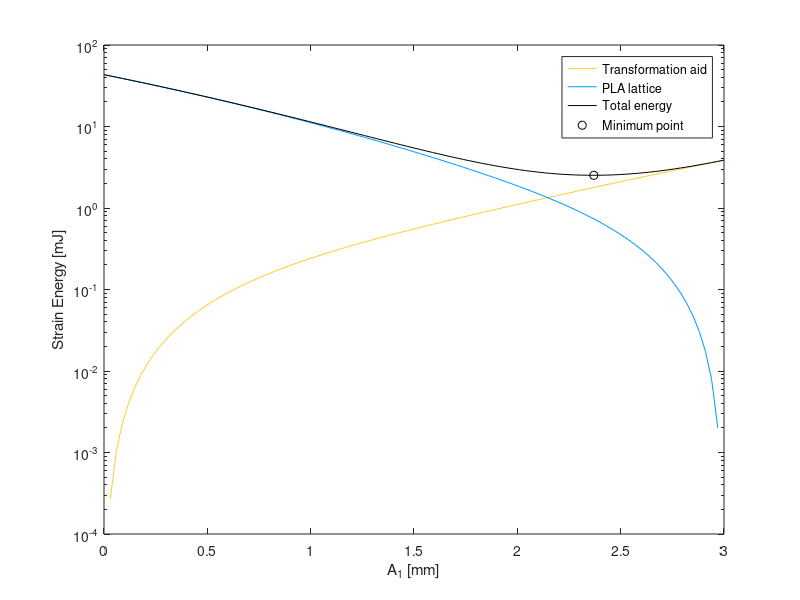
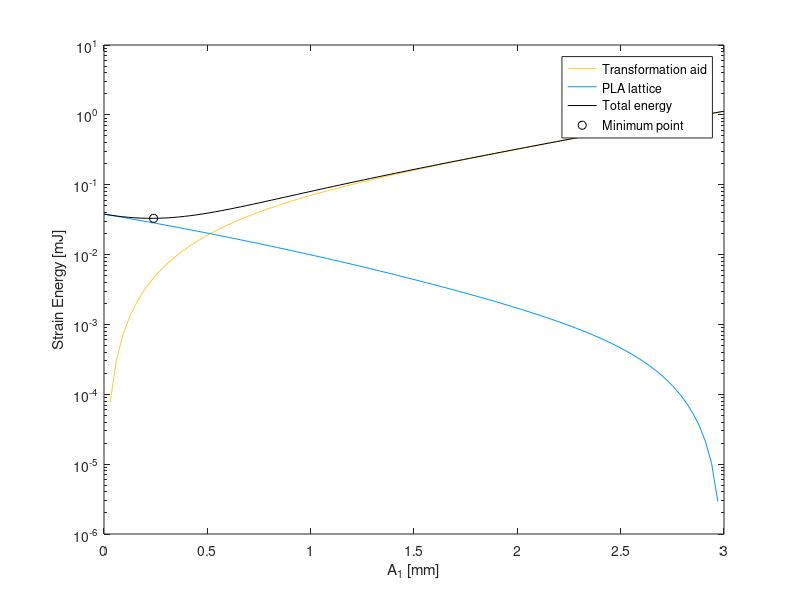
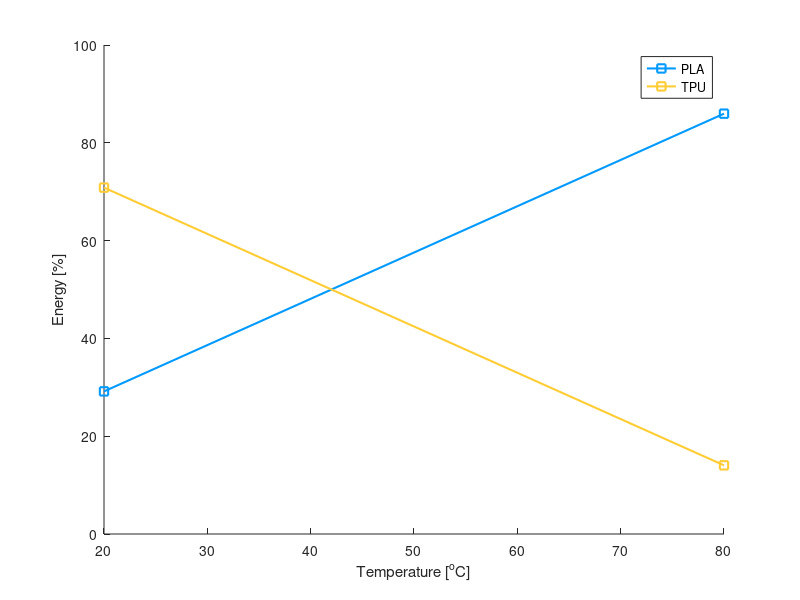
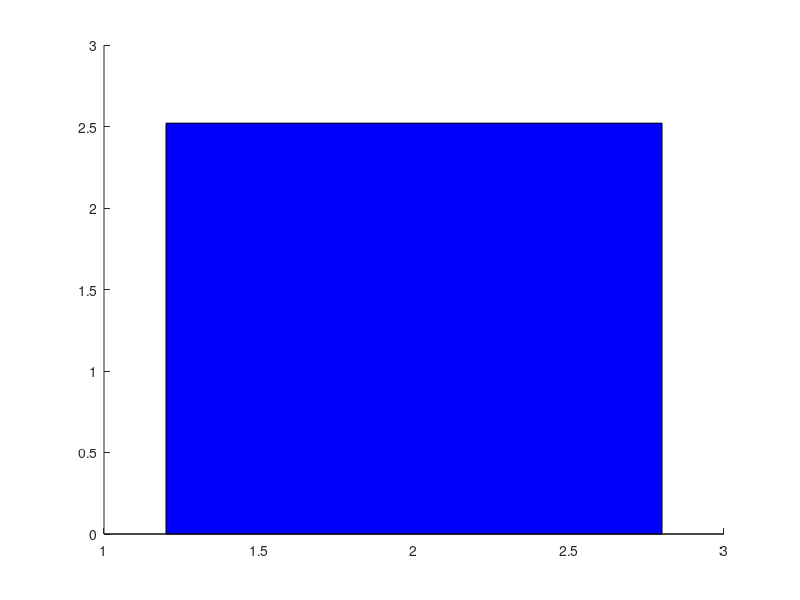

Write the MATLAB code that produced these figures, in order.
clear
clc

SquareMode1TPU=[0,0;0.0300000000000000,0.000264394000000000;0.0600000000000000,0.00104790000000000;0.0900000000000000,0.00233651000000000;0.120000000000000,0.00411691000000000;0.150000000000000,0.00637646000000000;0.180000000000000,0.00910324000000000;0.210000000000000,0.0122860000000000;0.240000000000000,0.0159143000000000;0.270000000000000,0.0199784000000000;0.300000000000000,0.0244691000000000;0.330000000000000,0.0293783000000000;0.360000000000000,0.0346983000000000;0.390000000000000,0.0404224000000000;0.420000000000000,0.0465446000000000;0.450000000000000,0.0530597000000000;0.480000000000000,0.0599632000000000;0.510000000000000,0.0672516000000000;0.540000000000000,0.0749221000000000;0.570000000000000,0.0829727000000000;0.600000000000000,0.0914022000000000;0.630000000000000,0.100210000000000;0.660000000000000,0.109398000000000;0.690000000000000,0.118966000000000;0.720000000000000,0.128918000000000;0.750000000000000,0.139256000000000;0.780000000000000,0.149985000000000;0.810000000000000,0.161109000000000;0.840000000000000,0.172635000000000;0.870000000000000,0.184570000000000;0.900000000000000,0.196922000000000;0.930000000000000,0.209700000000000;0.960000000000000,0.222913000000000;0.990000000000000,0.236574000000000;1.02000000000000,0.250693000000000;1.05000000000000,0.265284000000000;1.08000000000000,0.280361000000000;1.11000000000000,0.295940000000000;1.14000000000000,0.312036000000000;1.17000000000000,0.328667000000000;1.20000000000000,0.345852000000000;1.23000000000000,0.363610000000000;1.26000000000000,0.381962000000000;1.29000000000000,0.400930000000000;1.32000000000000,0.420538000000000;1.35000000000000,0.440809000000000;1.38000000000000,0.461769000000000;1.41000000000000,0.483445000000000;1.44000000000000,0.505866000000000;1.47000000000000,0.529059000000000;1.50000000000000,0.553057000000000;1.53000000000000,0.577891000000000;1.56000000000000,0.603594000000000;1.59000000000000,0.630201000000000;1.62000000000000,0.657747000000000;1.65000000000000,0.686269000000000;1.68000000000000,0.715807000000000;1.71000000000000,0.746401000000000;1.74000000000000,0.778090000000000;1.77000000000000,0.810919000000000;1.80000000000000,0.844931000000000;1.83000000000000,0.880172000000000;1.86000000000000,0.916689000000000;1.89000000000000,0.954530000000000;1.92000000000000,0.993745000000000;1.95000000000000,1.03439000000000;1.98000000000000,1.07650000000000;2.01000000000000,1.12016000000000;2.04000000000000,1.16540000000000;2.07000000000000,1.21228000000000;2.10000000000000,1.26087000000000;2.13000000000000,1.31123000000000;2.16000000000000,1.36341000000000;2.19000000000000,1.41748000000000;2.22000000000000,1.47351000000000;2.25000000000000,1.53156000000000;2.28000000000000,1.59170000000000;2.31000000000000,1.65399000000000;2.34000000000000,1.71852000000000;2.37000000000000,1.78535000000000;2.40000000000000,1.85456000000000;2.43000000000000,1.92622000000000;2.46000000000000,2.00041000000000;2.49000000000000,2.07721000000000;2.52000000000000,2.15670000000000;2.55000000000000,2.23897000000000;2.58000000000000,2.32408000000000;2.61000000000000,2.41214000000000;2.64000000000000,2.50323000000000;2.67000000000000,2.59743000000000;2.70000000000000,2.69484000000000;2.73000000000000,2.79554000000000;2.76000000000000,2.89964000000000;2.79000000000000,3.00722000000000;2.82000000000000,3.11838000000000;2.85000000000000,3.23321000000000;2.88000000000000,3.35183000000000;2.91000000000000,3.47432000000000;2.94000000000000,3.60080000000000;2.97000000000000,3.73136000000000;3,3.86610000000000];
SquareMode1PLA=[0,0;-0.0300000000000000,0.00199813000000000;-0.0600000000000000,0.00788408000000000;-0.0900000000000000,0.0175051000000000;-0.120000000000000,0.0307218000000000;-0.150000000000000,0.0474079000000000;-0.180000000000000,0.0674505000000000;-0.210000000000000,0.0907501000000000;-0.240000000000000,0.117220000000000;-0.270000000000000,0.146789000000000;-0.300000000000000,0.179396000000000;-0.330000000000000,0.214995000000000;-0.360000000000000,0.253555000000000;-0.390000000000000,0.295055000000000;-0.420000000000000,0.339490000000000;-0.450000000000000,0.386867000000000;-0.480000000000000,0.437206000000000;-0.510000000000000,0.490543000000000;-0.540000000000000,0.546922000000000;-0.570000000000000,0.606405000000000;-0.600000000000000,0.669065000000000;-0.630000000000000,0.734988000000000;-0.660000000000000,0.804273000000000;-0.690000000000000,0.877031000000000;-0.720000000000000,0.953388000000000;-0.750000000000000,1.03348000000000;-0.780000000000000,1.11746000000000;-0.810000000000000,1.20548000000000;-0.840000000000000,1.29773000000000;-0.870000000000000,1.39438000000000;-0.900000000000000,1.49564000000000;-0.930000000000000,1.60172000000000;-0.960000000000000,1.71284000000000;-0.990000000000000,1.82923000000000;-1.02000000000000,1.95115000000000;-1.05000000000000,2.07884000000000;-1.08000000000000,2.21258000000000;-1.11000000000000,2.35264000000000;-1.14000000000000,2.49932000000000;-1.17000000000000,2.65293000000000;-1.20000000000000,2.81377000000000;-1.23000000000000,2.98216000000000;-1.26000000000000,3.15845000000000;-1.29000000000000,3.34298000000000;-1.32000000000000,3.53609000000000;-1.35000000000000,3.73817000000000;-1.38000000000000,3.94958000000000;-1.41000000000000,4.17072000000000;-1.44000000000000,4.40197000000000;-1.47000000000000,4.64374000000000;-1.50000000000000,4.89645000000000;-1.53000000000000,5.16053000000000;-1.56000000000000,5.43640000000000;-1.59000000000000,5.72452000000000;-1.62000000000000,6.02534000000000;-1.65000000000000,6.33932000000000;-1.68000000000000,6.66693000000000;-1.71000000000000,7.00865000000000;-1.74000000000000,7.36498000000000;-1.77000000000000,7.73641000000000;-1.80000000000000,8.12346000000000;-1.83000000000000,8.52663000000000;-1.86000000000000,8.94646000000000;-1.89000000000000,9.38347000000000;-1.92000000000000,9.83822000000000;-1.95000000000000,10.3112000000000;-1.98000000000000,10.8031000000000;-2.01000000000000,11.3144000000000;-2.04000000000000,11.8456000000000;-2.07000000000000,12.3975000000000;-2.10000000000000,12.9705000000000;-2.13000000000000,13.5652000000000;-2.16000000000000,14.1823000000000;-2.19000000000000,14.8225000000000;-2.22000000000000,15.4862000000000;-2.25000000000000,16.1742000000000;-2.28000000000000,16.8870000000000;-2.31000000000000,17.6254000000000;-2.34000000000000,18.3900000000000;-2.37000000000000,19.1814000000000;-2.40000000000000,20.0003000000000;-2.43000000000000,20.8475000000000;-2.46000000000000,21.7235000000000;-2.49000000000000,22.6291000000000;-2.52000000000000,23.5650000000000;-2.55000000000000,24.5318000000000;-2.58000000000000,25.5304000000000;-2.61000000000000,26.5614000000000;-2.64000000000000,27.6256000000000;-2.67000000000000,28.7236000000000;-2.70000000000000,29.8563000000000;-2.73000000000000,31.0244000000000;-2.76000000000000,32.2286000000000;-2.79000000000000,33.4698000000000;-2.82000000000000,34.7486000000000;-2.85000000000000,36.0659000000000;-2.88000000000000,37.4224000000000;-2.91000000000000,38.8190000000000;-2.94000000000000,40.2565000000000;-2.97000000000000,41.7356000000000;-3,43.2571000000000];

SquareMode1PLA(:,1)=3-abs(SquareMode1PLA(:,1));
figure(1)

semilogy(SquareMode1TPU(:,1),SquareMode1TPU(:,2),'Color',[1 0.800000011920929 0.200000002980232])
hold on
semilogy(SquareMode1PLA(:,1),SquareMode1PLA(:,2),'Color',[0 0.600000023841858 1])
semilogy(SquareMode1TPU(:,1),SquareMode1TPU(:,2)'+fliplr(SquareMode1PLA(:,2)'),'k')
a=SquareMode1TPU(:,1);
b=SquareMode1TPU(:,2)'+fliplr(SquareMode1PLA(:,2)');
semilogy(a(b==min(b)),min(b),'ok')
a(b==min(b))
3-a(b==min(b))
xlabel('A_1 [mm]')
ylabel('Strain Energy [mJ]')
legend('Transformation aid','PLA lattice','Total energy','Minimum point')
c=fliplr(SquareMode1PLA(:,2)');
d=SquareMode1TPU(:,2);
E_pla_20=c(b==min(b));
E_tpu_20=d(b==min(b));
E_pla_20_per=E_pla_20/(E_pla_20+E_tpu_20);
E_tpu_20_per=E_tpu_20/(E_pla_20+E_tpu_20);


SquareMode1TPU=[0,0;0.0300000000000000,7.70517000000000e-05;0.0600000000000000,0.000305387000000000;0.0900000000000000,0.000680923000000000;0.120000000000000,0.00119978000000000;0.150000000000000,0.00185827000000000;0.180000000000000,0.00265293000000000;0.210000000000000,0.00358049000000000;0.240000000000000,0.00463787000000000;0.270000000000000,0.00582224000000000;0.300000000000000,0.00713097000000000;0.330000000000000,0.00856163000000000;0.360000000000000,0.0101120000000000;0.390000000000000,0.0117802000000000;0.420000000000000,0.0135644000000000;0.450000000000000,0.0154630000000000;0.480000000000000,0.0174749000000000;0.510000000000000,0.0195990000000000;0.540000000000000,0.0218343000000000;0.570000000000000,0.0241805000000000;0.600000000000000,0.0266371000000000;0.630000000000000,0.0292041000000000;0.660000000000000,0.0318816000000000;0.690000000000000,0.0346701000000000;0.720000000000000,0.0375702000000000;0.750000000000000,0.0405830000000000;0.780000000000000,0.0437096000000000;0.810000000000000,0.0469516000000000;0.840000000000000,0.0503106000000000;0.870000000000000,0.0537888000000000;0.900000000000000,0.0573885000000000;0.930000000000000,0.0611123000000000;0.960000000000000,0.0649630000000000;0.990000000000000,0.0689440000000000;1.02000000000000,0.0730588000000000;1.05000000000000,0.0773110000000000;1.08000000000000,0.0817050000000000;1.11000000000000,0.0862450000000000;1.14000000000000,0.0909358000000000;1.17000000000000,0.0957826000000000;1.20000000000000,0.100791000000000;1.23000000000000,0.105966000000000;1.26000000000000,0.111314000000000;1.29000000000000,0.116842000000000;1.32000000000000,0.122556000000000;1.35000000000000,0.128464000000000;1.38000000000000,0.134572000000000;1.41000000000000,0.140889000000000;1.44000000000000,0.147423000000000;1.47000000000000,0.154182000000000;1.50000000000000,0.161176000000000;1.53000000000000,0.168413000000000;1.56000000000000,0.175904000000000;1.59000000000000,0.183658000000000;1.62000000000000,0.191685000000000;1.65000000000000,0.199998000000000;1.68000000000000,0.208606000000000;1.71000000000000,0.217522000000000;1.74000000000000,0.226757000000000;1.77000000000000,0.236324000000000;1.80000000000000,0.246236000000000;1.83000000000000,0.256506000000000;1.86000000000000,0.267148000000000;1.89000000000000,0.278176000000000;1.92000000000000,0.289605000000000;1.95000000000000,0.301448000000000;1.98000000000000,0.313723000000000;2.01000000000000,0.326444000000000;2.04000000000000,0.339628000000000;2.07000000000000,0.353292000000000;2.10000000000000,0.367453000000000;2.13000000000000,0.382128000000000;2.16000000000000,0.397335000000000;2.19000000000000,0.413093000000000;2.22000000000000,0.429421000000000;2.25000000000000,0.446338000000000;2.28000000000000,0.463864000000000;2.31000000000000,0.482019000000000;2.34000000000000,0.500824000000000;2.37000000000000,0.520301000000000;2.40000000000000,0.540470000000000;2.43000000000000,0.561354000000000;2.46000000000000,0.582975000000000;2.49000000000000,0.605357000000000;2.52000000000000,0.628522000000000;2.55000000000000,0.652496000000000;2.58000000000000,0.677302000000000;2.61000000000000,0.702964000000000;2.64000000000000,0.729509000000000;2.67000000000000,0.756962000000000;2.70000000000000,0.785349000000000;2.73000000000000,0.814698000000000;2.76000000000000,0.845034000000000;2.79000000000000,0.876385000000000;2.82000000000000,0.908780000000000;2.85000000000000,0.942247000000000;2.88000000000000,0.976815000000000;2.91000000000000,1.01251000000000;2.94000000000000,1.04937000000000;2.97000000000000,1.08742000000000;3,1.12669000000000];
SquareMode1PLA=[0,0;-0.0300000000000000,2.91914000000000e-06;-0.0600000000000000,1.02461000000000e-05;-0.0900000000000000,2.12354000000000e-05;-0.120000000000000,3.55991000000000e-05;-0.150000000000000,5.31723000000000e-05;-0.180000000000000,7.38144000000000e-05;-0.210000000000000,9.73932000000000e-05;-0.240000000000000,0.000123787000000000;-0.270000000000000,0.000152888000000000;-0.300000000000000,0.000184605000000000;-0.330000000000000,0.000218868000000000;-0.360000000000000,0.000255623000000000;-0.390000000000000,0.000294834000000000;-0.420000000000000,0.000336485000000000;-0.450000000000000,0.000380574000000000;-0.480000000000000,0.000427117000000000;-0.510000000000000,0.000476144000000000;-0.540000000000000,0.000527702000000000;-0.570000000000000,0.000581849000000000;-0.600000000000000,0.000638657000000000;-0.630000000000000,0.000698213000000000;-0.660000000000000,0.000760615000000000;-0.690000000000000,0.000825972000000000;-0.720000000000000,0.000894407000000000;-0.750000000000000,0.000966053000000000;-0.780000000000000,0.00104105000000000;-0.810000000000000,0.00111957000000000;-0.840000000000000,0.00120175000000000;-0.870000000000000,0.00128779000000000;-0.900000000000000,0.00137787000000000;-0.930000000000000,0.00147218000000000;-0.960000000000000,0.00157093000000000;-0.990000000000000,0.00167433000000000;-1.02000000000000,0.00178261000000000;-1.05000000000000,0.00189601000000000;-1.08000000000000,0.00201477000000000;-1.11000000000000,0.00213914000000000;-1.14000000000000,0.00226937000000000;-1.17000000000000,0.00240575000000000;-1.20000000000000,0.00254855000000000;-1.23000000000000,0.00269806000000000;-1.26000000000000,0.00285457000000000;-1.29000000000000,0.00301839000000000;-1.32000000000000,0.00318983000000000;-1.35000000000000,0.00336921000000000;-1.38000000000000,0.00355687000000000;-1.41000000000000,0.00375313000000000;-1.44000000000000,0.00395835000000000;-1.47000000000000,0.00417287000000000;-1.50000000000000,0.00439706000000000;-1.53000000000000,0.00463129000000000;-1.56000000000000,0.00487593000000000;-1.59000000000000,0.00513137000000000;-1.62000000000000,0.00539799000000000;-1.65000000000000,0.00567620000000000;-1.68000000000000,0.00596640000000000;-1.71000000000000,0.00626901000000000;-1.74000000000000,0.00658444000000000;-1.77000000000000,0.00691313000000000;-1.80000000000000,0.00725550000000000;-1.83000000000000,0.00761201000000000;-1.86000000000000,0.00798309000000000;-1.89000000000000,0.00836921000000000;-1.92000000000000,0.00877083000000000;-1.95000000000000,0.00918841000000000;-1.98000000000000,0.00962244000000000;-2.01000000000000,0.0100734000000000;-2.04000000000000,0.0105418000000000;-2.07000000000000,0.0110280000000000;-2.10000000000000,0.0115327000000000;-2.13000000000000,0.0120563000000000;-2.16000000000000,0.0125994000000000;-2.19000000000000,0.0131624000000000;-2.22000000000000,0.0137459000000000;-2.25000000000000,0.0143504000000000;-2.28000000000000,0.0149765000000000;-2.31000000000000,0.0156247000000000;-2.34000000000000,0.0162955000000000;-2.37000000000000,0.0169896000000000;-2.40000000000000,0.0177074000000000;-2.43000000000000,0.0184496000000000;-2.46000000000000,0.0192168000000000;-2.49000000000000,0.0200095000000000;-2.52000000000000,0.0208282000000000;-2.55000000000000,0.0216737000000000;-2.58000000000000,0.0225464000000000;-2.61000000000000,0.0234471000000000;-2.64000000000000,0.0243763000000000;-2.67000000000000,0.0253346000000000;-2.70000000000000,0.0263227000000000;-2.73000000000000,0.0273412000000000;-2.76000000000000,0.0283906000000000;-2.79000000000000,0.0294718000000000;-2.82000000000000,0.0305852000000000;-2.85000000000000,0.0317316000000000;-2.88000000000000,0.0329116000000000;-2.91000000000000,0.0341259000000000;-2.94000000000000,0.0353751000000000;-2.97000000000000,0.0366599000000000;-3,0.0379810000000000];

SquareMode1PLA(:,1)=3-abs(SquareMode1PLA(:,1));
figure(2)
semilogy(SquareMode1TPU(:,1),SquareMode1TPU(:,2),'Color',[1 0.800000011920929 0.200000002980232])
hold on
semilogy(SquareMode1PLA(:,1),SquareMode1PLA(:,2),'Color',[0 0.600000023841858 1])
semilogy(SquareMode1TPU(:,1),SquareMode1TPU(:,2)'+fliplr(SquareMode1PLA(:,2)'),'k')
a=SquareMode1TPU(:,1);
b=SquareMode1TPU(:,2)'+fliplr(SquareMode1PLA(:,2)');
semilogy(a(b==min(b)),min(b),'ok')
a(b==min(b))
3-a(b==min(b))
xlabel('A_1 [mm]')
ylabel('Strain Energy [mJ]')
legend('Transformation aid','PLA lattice','Total energy','Minimum point')
c=fliplr(SquareMode1PLA(:,2)');
d=SquareMode1TPU(:,2);
E_pla_80=c(b==min(b));
E_tpu_80=d(b==min(b));
E_pla_80_per=E_pla_80/(E_pla_80+E_tpu_80);
E_tpu_80_per=E_tpu_80/(E_pla_80+E_tpu_80);

figure(3)
hold on
plot([20,80],[E_pla_20_per,E_pla_80_per]*100,'s-','Color',[0 0.600000023841858 1],'LineWidth',1.5)
plot([20,80],[E_tpu_20_per,E_tpu_80_per]*100,'s-','Color',[1 0.800000011920929 0.200000002980232],'LineWidth',1.5)
xlabel('Temperature [^oC]')
ylabel('Energy [%]')
legend('PLA','TPU')

figure(4)
hold on
bar(2,E_pla_20+E_tpu_20,'b')
